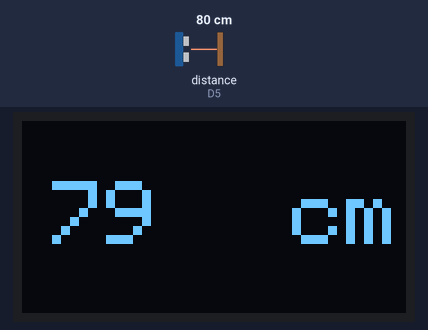
The sketch below on a simulated ESP8266 (NodeMCU). Parts: 128×64 one-colour display. Wiring (inferred from the names in the program): ultrasonic range finder: trigger D6; echo D5. Inputs (shaded band) come from the test bench; at power-on: distance to the obstacle (sensor on D5) 80 cm. The echo pulse lasts 58.3 µs per cm.

Above: at 1.2 s.
1.3 s: distance to the obstacle (sensor on D5) set to 2 cm
At 1.9 s:
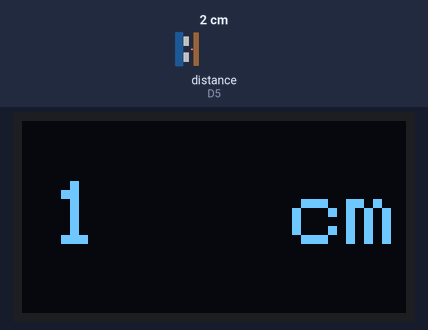
2.8 s: distance to the obstacle (sensor on D5) set to 4 cm
At 4.0 s:
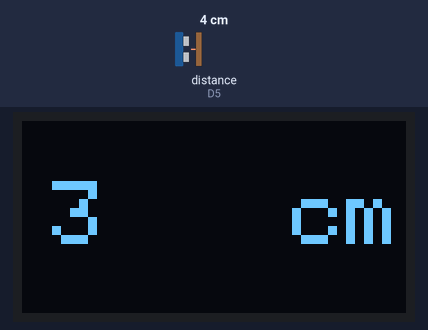
4.3 s: distance to the obstacle (sensor on D5) set to 9 cm
At 5.5 s:
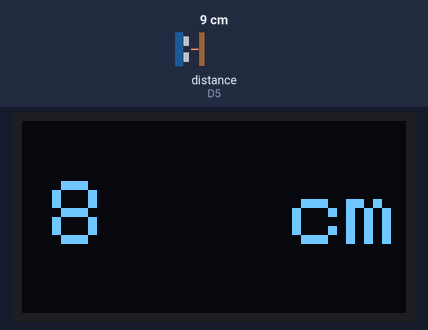
Timing chart, 0 to 7.3 s (numbered marks = the images above; inputs shaded):
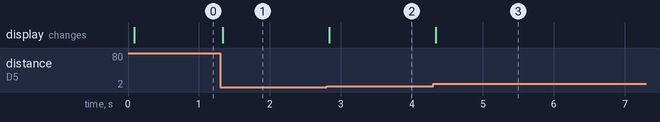

Measured:
- after the input at 1.3 s, the display: changes at once (image 1)
- after the input at 2.8 s, the display: changes at once (image 2)
- after the input at 4.3 s, the display: changes at once (image 3)

The sketch:

ESP8266DistanceMeter.ino
```cpp
/*
 * Distance Meter with OLED display made By Saatvik Sehgal from Mechatronics Workshop. This is Arduino Version
 */
#include <SPI.h>
#include <Wire.h>
#include <Adafruit_SSD1306.h>

#define CommonSenseMetricSystem //If you want the distance in "cm"
//#define ImperialNonsenseSystem // If you want the distance in "in"

#define SCREEN_WIDTH 128 // OLED display width, in pixels
#define SCREEN_HEIGHT 64 // OLED display height, in pixels

// defines pins numbers
const int trigPin = D6;
const int echoPin = D5;

// Declaration for an SSD1306 display connected to I2C (SDA, SCL pins)
#define OLED_RESET     -1 // Reset pin
Adafruit_SSD1306 display(SCREEN_WIDTH, SCREEN_HEIGHT, &Wire, OLED_RESET);

int distance(){
  // Clears the trigPin
  digitalWrite(trigPin, LOW);
  delayMicroseconds(2);

  // Sets the trigPin on HIGH state for 10 micro seconds
  digitalWrite(trigPin, HIGH);
  delayMicroseconds(10);
  digitalWrite(trigPin, LOW);

  // Reads the echoPin, returns the sound wave travel time in microseconds
  long duration = pulseIn(echoPin, HIGH);
  #ifdef CommonSenseMetricSystem
  float distance = duration*0.034/2;
  #endif
  #ifdef ImperialNonsenseSystem
  float distance = (duration/2) / 73.914;
  #endif
  // Returning the distance
  return distance;
}
void setup() {
  Serial.begin(9600);

  // SSD1306_SWITCHCAPVCC = generate display voltage from 3.3V internally
  if(!display.begin(SSD1306_SWITCHCAPVCC, 0x3C)) { // Address 0x3D for 128x64
    Serial.println(F("SSD1306 allocation failed"));
    for(;;); // Don't proceed, loop forever
  }

  pinMode(trigPin, OUTPUT); // Sets the trigPin as an Output
  pinMode(echoPin, INPUT); // Sets the echoPin as an Input

  // Clear the buffer
  display.clearDisplay();
}

void loop(){
  display.display();
  display.clearDisplay();
  display.setCursor(10,20);
  display.setTextSize(3);
  display.setTextColor(WHITE);
  display.println(distance());
  display.setCursor(90,20);
  display.setTextSize(3);

  #ifdef CommonSenseMetricSystem
  display.println("cm");
  #endif
  #ifdef ImperialNonsenseSystem
  display.println("in");
  #endif

  delay(5);
}
```
